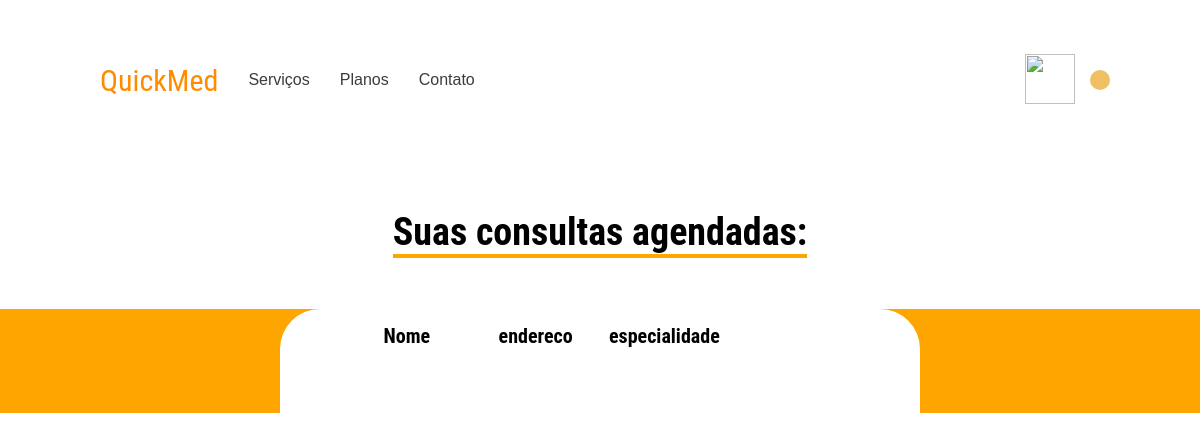
The page /consultasAgendadas/4 on the database as committed earlier.
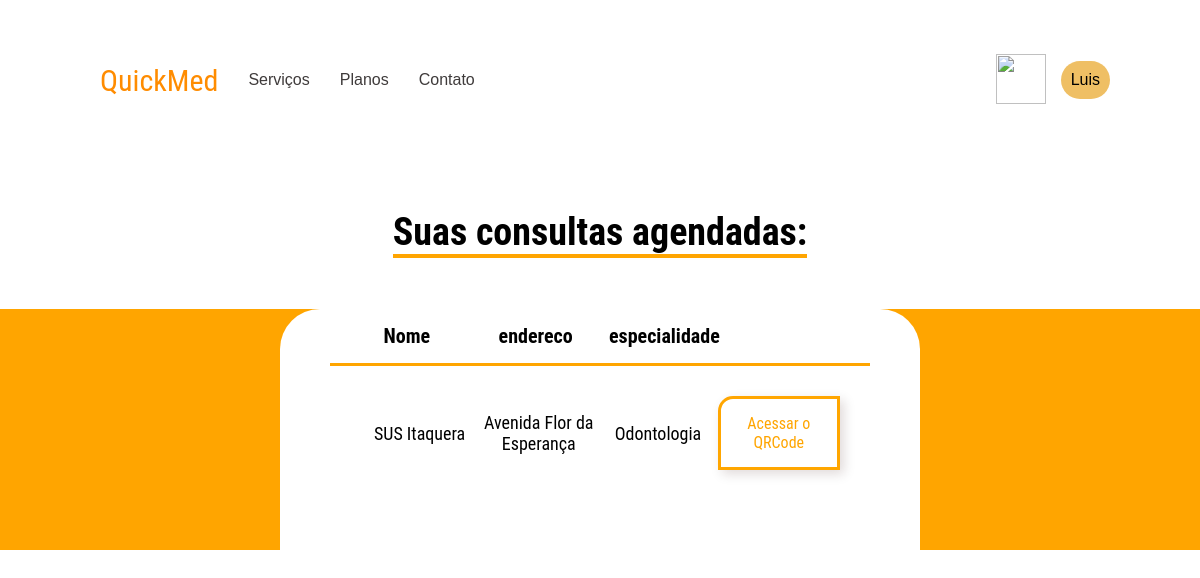
The same page on the database as committed later.
### models/banco.py (models this page shows, shortened)
class Usuario(db.Model):
    __tablename__ = 'usuarios'
    id = db.Column(db.Integer, primary_key=True, autoincrement=True)
    nome = db.Column(db.String(150))
    email = db.Column(db.String(50))
    senha = db.Column(db.String(40))
    consultas = db.relationship('Consulta', backref='usuario')

class Consulta(db.Model):
    __tablename__ = 'consultas'
    id = db.Column(db.Integer, primary_key=True, autoincrement=True)
    idUser = db.Column(db.Integer, db.ForeignKey('usuarios.id'))
    idHospitail = db.Column(db.Integer, db.ForeignKey('hospitais.id'))

class Hospital(db.Model):
    __tablename__ = "hospitais"
    id = db.Column(db.Integer, primary_key=True, autoincrement=True)
    nome = db.Column(db.String(150))
    email = db.Column(db.String(50))
    endereco = db.Column(db.String(50))
    especialidade = db.Column(db.String(50))
    senha = db.Column(db.String(40))
    consutas = db.relationship('Consulta', backref='hospital')

### routes/bP.py (the view)
@bP.route('/consultasAgendadas/<user_id>')
def consultas(user_id=0):
    user_query = Usuario.query.filter_by(id = user_id).first()
    consultas_user = Consulta.query.filter_by(idUser = user_id).all()
    return render_template('scheduledAppo_page.html', consultas = consultas_user, ent=user_query)

### templates/scheduledAppo_page.html (shortened to what this page needs)
<!DOCTYPE html>
<html lang="pt-br">
<head>
    <link rel="stylesheet" href="{{ url_for('static',    filename='css/appointment_style.css') }}">
</head>
<body>
    {% extends 'base_logged.html' %}
    {% block content %}
        {% block nome %} {{ent.nome}} {% endblock %}
    <h1 id="titulo-principal" style="margin-top: 100px"><span>Suas consultas agendadas:</span></h1>
    <section class="conteudo-principal">
        <section class="lista-hospital">
            <div class="titulos">
                <p class="item">Nome</p>
                <p class="item">endereco</p>
                <p class="item">especialidade</p>
                <p class="item"></p>
            </div>
            {% for consulta in consultas %}
            <div class="hospital">
                <p class="item carac-hospital"> {{ consulta.hospital.nome }} </p>
                <p class="item carac-hospital"> {{ consulta.hospital.endereco }} </p>
                <p class="item carac-hospital"> {{ consulta.hospital.especialidade }}</p>
                <a class="item botao-consulta" href="http://s.glbimg.com/jo/g1/f/original/2011/05/17/qrcode.jpg" target="_blank">Acessar o QRCode</a>
            </div>
            {% endfor %}
        </section>
    </section>
    {% endblock %}

Rows that differ between the two databases and show on the page:
added Usuario: nome "Luis"
added Consulta: hospital.nome "SUS Itaquera", hospital.endereco "Avenida Flor da Esperança", hospital.especialidade "Odontologia"
